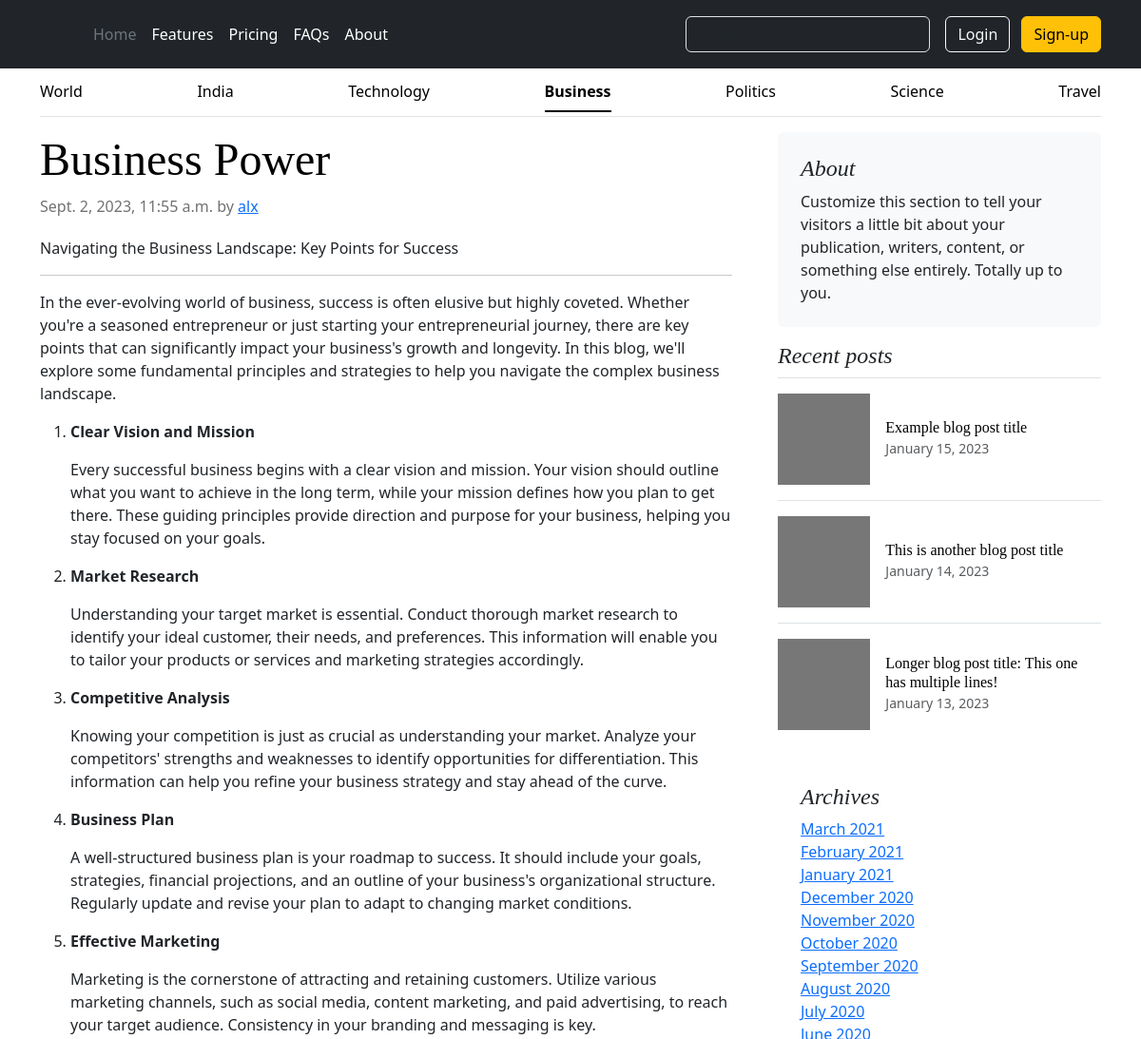
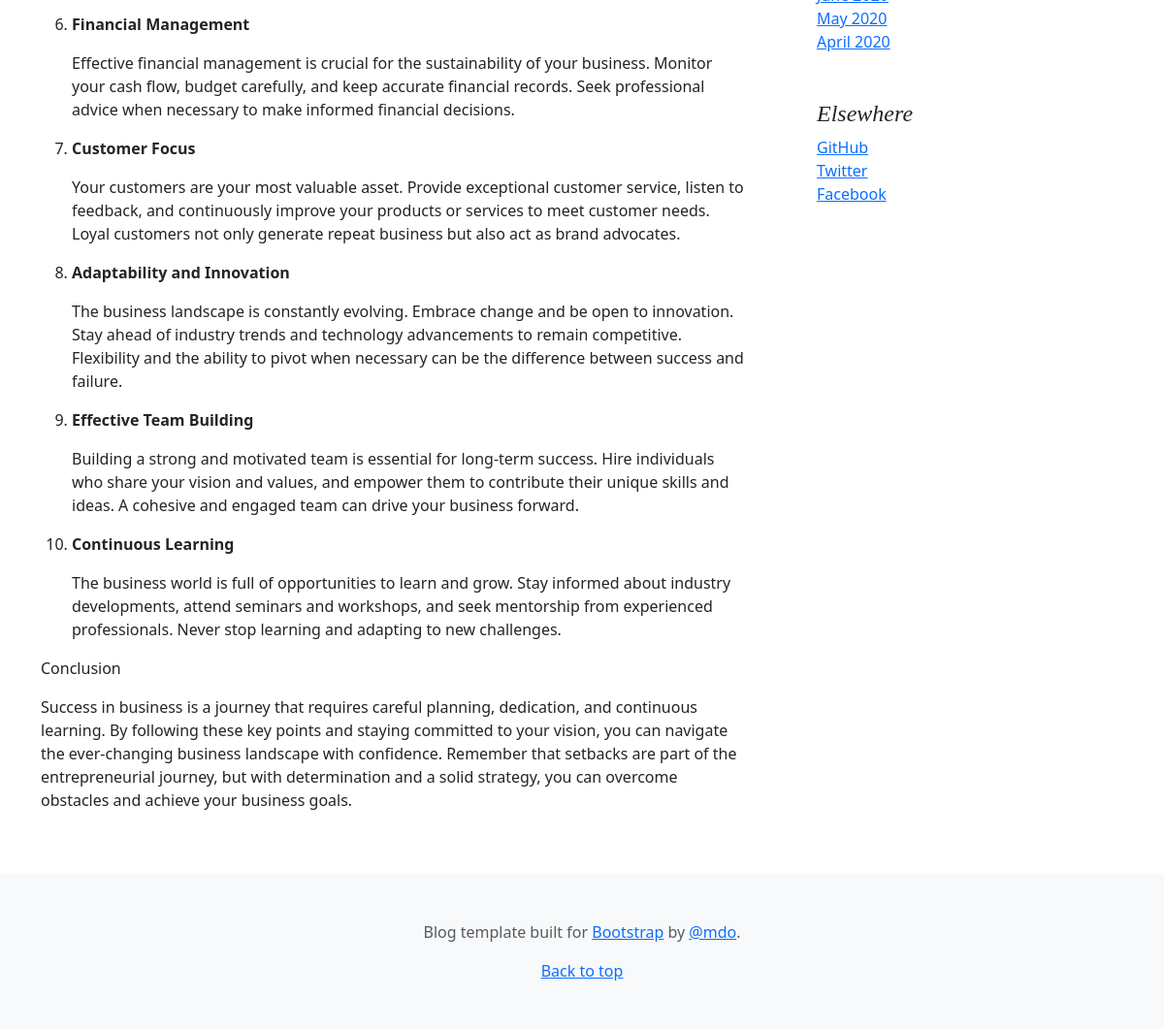
The page /blog/business/business-power on the database its author committed (2 pictures, top to bottom).
### blogger/models.py (models this page shows)
class post(models.Model):
    STATUS_CHOICES = (
 ('world', 'World'),
 ('politics', 'Politics'),
 ('india', 'India'),
 ('technology', 'Technology'),
 ('business', 'Business'),
 ('science', 'Science'),
 ('travel', 'Travel'),
 )
    title=models.CharField(max_length=50)
    description=models.CharField(max_length=150, default=None)
    author = models.ForeignKey(User,on_delete=models.CASCADE,related_name='blog_posts')
    slug = AutoSlugField(populate_from='title', unique=True, null=True, default=None)
    publish = models.DateTimeField(default=timezone.now)
    body = HTMLField()
    status = models.CharField(max_length=10,
 choices=STATUS_CHOICES,
 default='None')

### blogweb/views.py (the view)
# urls.py: 2. Add a URL to urlpatterns:  path('blog/', include('blog.urls'))
def blog(request, slug, status):
    postdata=post.objects.get(slug=slug)
    a=postdata
    data={  'title': a.title,
           'author': a.author,
           'publish': a.publish,
           'description' : a.description,
           'body': a.body
            }
    if status=='world':
        return render(request, "blogs/world.html", data)
    elif status=='india':
        return render(request, "blogs/india.html", data)
    elif status=='business':
        return render(request, "blogs/business.html", data)
    elif status=='politics':
        return render(request, "blogs/politics.html", data)
    elif status=='technology':
        return render(request, "blogs/technology.html", data)
    elif status=='travel':
        return render(request, "blogs/travel.html", data)
    elif status=='science':
        return render(request, "blogs/science.html", data)

### Templates/blogs/business.html (shortened to what this page needs)
{% load static %}
<!doctype html>
<html lang="en">
  <head>
    <link href="https://cdn.jsdelivr.net/npm/bootstrap@5.3.1/dist/css/bootstrap.min.css" rel="stylesheet">
    <link rel="stylesheet" href="https://cdn.jsdelivr.net/npm/@docsearch/css@3">
  </head>
    <body>
    <header class="p-3 text-bg-dark">
        <div class="container">
          <div class="d-flex flex-wrap align-items-center justify-content-center justify-content-lg-start">
            <a href="/" class="d-flex align-items-center mb-2 mb-lg-0 text-white text-decoration-none">
              <svg class="bi me-2" width="40" height="32" role="img" aria-label="Bootstrap"><use xlink:href="#bootstrap"></use></svg>
            </a>
            <ul class="nav col-12 col-lg-auto me-lg-auto mb-2 justify-content-center mb-md-0">
              <li><a href="#" class="nav-link px-2 text-secondary">Home</a></li>
              <li><a href="#" class="nav-link px-2 text-white">Features</a></li>
              <li><a href="#" class="nav-link px-2 text-white">Pricing</a></li>
              <li><a href="#" class="nav-link px-2 text-white">FAQs</a></li>
              <li><a href="#" class="nav-link px-2 text-white">About</a></li>
            </ul>
            <form class="col-12 col-lg-auto mb-3 mb-lg-0 me-lg-3" role="search">
              <input type="search" class="form-control form-control-dark text-bg-dark" placeholder="Search..." aria-label="Search">
            </form>
            <div class="text-end">
              <button type="button" class="btn btn-outline-light me-2">Login</button>
              <button type="button" class="btn btn-warning">Sign-up</button>
            </div>
          </div>
        </div>
    </header>
    <link href="{% static 'css/bootstrap.min.css' %}" rel="stylesheet">
    <link href="{% static 'css/index.css' %}" rel="stylesheet">
    </head>
      <body>
    <div class="container">
    <div class="nav-scroller py-1 mb-3 border-bottom">
        <nav class="nav nav-underline justify-content-between">
          <a class="nav-item nav-link link-body-emphasis" href="/blog/world/">World</a>
          <a class="nav-item nav-link link-body-emphasis" href="/blog/india/">India</a>
          <a class="nav-item nav-link link-body-emphasis" href="/blog/technology/">Technology</a>
          <a class="nav-item nav-link link-body-emphasis active" href="/blog/business/">Business</a>
          <a class="nav-item nav-link link-body-emphasis" href="/blog/politics/">Politics</a>
          <a class="nav-item nav-link link-body-emphasis" href="/blog/science/">Science</a>
          <a class="nav-item nav-link link-body-emphasis" href="/blog/travel/">Travel</a>
        </nav>
      </div>
    </div>
    <main class="container">
      <div class="row g-5">
        <div class="col-md-8">
          <article class="blog-post">
            <h2 class="display-5 link-body-emphasis mb-10">{{title}}</h2>
            <p class="blog-post-meta">{{publish}} by <a href="#">{{author}}</a></p>
            <p>{{description}}</p>
            <hr>
            <p>{{body | safe}}</p>
          </article>
        </div>
        <div class="col-md-4">
          <div class="position-sticky" style="top: 2rem;">
            <div class="p-4 mb-3 bg-body-tertiary rounded">
              <h4 class="fst-italic">About</h4>
              <p class="mb-0">Customize this section to tell your visitors a little bit about your publication, writers, content, or something else entirely. Totally up to you.</p>
            </div>
            <div>
              <h4 class="fst-italic">Recent posts</h4>
              <ul class="list-unstyled">
                <li>
                  <a class="d-flex flex-column flex-lg-row gap-3 align-items-start align-items-lg-center py-3 link-body-emphasis text-decoration-none border-top" href="#">
                    <svg class="bd-placeholder-img" width="100%" height="96" xmlns="http://www.w3.org/2000/svg" aria-hidden="true" preserveAspectRatio="xMidYMid slice" focusable="false"><rect width="100%" height="100%" fill="#777"></rect></svg>
                    <div class="col-lg-8">
                      <h6 class="mb-0">Example blog post title</h6>
                      <small class="text-body-secondary">January 15, 2023</small>
                    </div>
                  </a>
                </li>
                <li>
                  <a class="d-flex flex-column flex-lg-row gap-3 align-items-start align-items-lg-center py-3 link-body-emphasis text-decoration-none border-top" href="#">
                    <svg class="bd-placeholder-img" width="100%" height="96" xmlns="http://www.w3.org/2000/svg" aria-hidden="true" preserveAspectRatio="xMidYMid slice" focusable="false"><rect width="100%" height="100%" fill="#777"></rect></svg>
                    <div class="col-lg-8">
                      <h6 class="mb-0">This is another blog post title</h6>
                      <small class="text-body-secondary">January 14, 2023</small>
                    </div>
                  </a>
                </li>
                <li>
                  <a class="d-flex flex-column flex-lg-row gap-3 align-items-start align-items-lg-center py-3 link-body-emphasis text-decoration-none border-top" href="#">
                    <svg class="bd-placeholder-img" width="100%" height="96" xmlns="http://www.w3.org/2000/svg" aria-hidden="true" preserveAspectRatio="xMidYMid slice" focusable="false"><rect width="100%" height="100%" fill="#777"></rect></svg>
                    <div class="col-lg-8">
                      <h6 class="mb-0">Longer blog post title: This one has multiple lines!</h6>
                      <small class="text-body-secondary">January 13, 2023</small>
                    </div>
                  </a>
                </li>
              </ul>
            </div>
            <div class="p-4">
              <h4 class="fst-italic">Archives</h4>
              <ol class="list-unstyled mb-0">
                <li><a href="#">March 2021</a></li>
                <li><a href="#">February 2021</a></li>
                <li><a href="#">January 2021</a></li>
                <li><a href="#">December 2020</a></li>
                <li><a href="#">November 2020</a></li>
                <li><a href="#">October 2020</a></li>
                <li><a href="#">September 2020</a></li>
                <li><a href="#">August 2020</a></li>
                <li><a href="#">July 2020</a></li>
                <li><a href="#">June 2020</a></li>
                <li><a href="#">May 2020</a></li>
                <li><a href="#">April 2020</a></li>
              </ol>
            </div>
            <div class="p-4">
              <h4 class="fst-italic">Elsewhere</h4>
              <ol class="list-unstyled">
                <li><a href="#">GitHub</a></li>
                <li><a href="#">Twitter</a></li>
                <li><a href="#">Facebook</a></li>
              </ol>
            </div>
          </div>
        </div>
      </div>
    </main>
    <footer class="py-5 text-center text-body-secondary bg-body-tertiary">
      <p>Blog template built for <a href="https://getbootstrap.com/">Bootstrap</a> by <a href="https://twitter.com/mdo">@mdo</a>.</p>
      <p class="mb-0">
        <a href="#">Back to top</a>
      </p>
    </footer>
    </body>
</html>

### static/css/index.css (style rules this page uses)
h1, h2, h3, h4, h5, h6 { font-family: "Playfair Display", Georgia, "Times New Roman", serif; }
.blog-post { margin-bottom: 4rem; }
.blog-post-meta { margin-bottom: 1.25rem; color: #727272; }

### rows shown on the page
post: title "Business Power", publish "Sept. 2, 2023, 11:55 a.m.", description "Navigating the Business Landscape: Key Points for Success", body "In the ever-evolving world of business, success is often elusive but highly coveted. Whether you're a seasoned entrepreneur or just starting your entrepreneurial journey, there are key points that can significantly impact your business's growth and longevity. In this blog, we'll explore some fundamental principles and strategies to help you navigate the complex business landscape. Clear Vision and Mission Every successful business begins with a clear vision and mission. Your vision should outline what you want to achieve in the long term, while your mission defines how you plan to get there. These guiding principles provide direction and purpose for your business, helping you stay focused…"

### other values the page prints
{{ author }} "alx"
